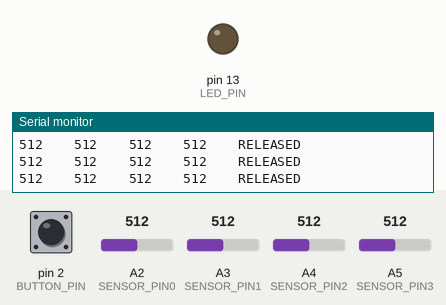
The sketch below on a simulated Arduino Nano, built with avr-gcc and run on an emulated ATmega328P. Shown: output pins drawn as LEDs (lit = HIGH), the last lines printed to the serial monitor. Inputs (shaded band) come from the test bench; at power-on: pin 2 (BUTTON_PIN) LOW, A2 (SENSOR_PIN0) = 512, A3 (SENSOR_PIN1) = 512, A4 (SENSOR_PIN2) = 512, A5 (SENSOR_PIN3) = 512.

Above: at 1.2 s.
1.3 s: pin 2 (BUTTON_PIN) pulled HIGH for 0.15 s
At 1.37 s:
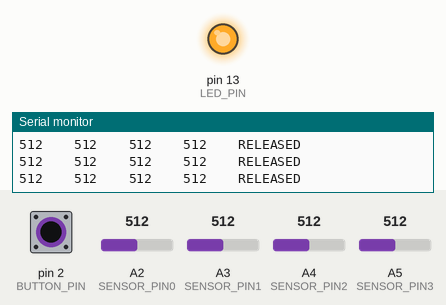
2.9 s: pin 2 (BUTTON_PIN) pulled HIGH for 3.2 s
At 7.0 s:
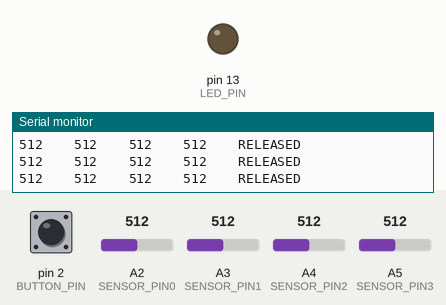
Timing chart, 0 to 8.5 s (numbered marks = the images above; inputs shaded):
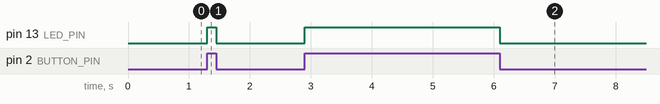

Measured:
- after the input at 1.3 s, pin 13 (LED_PIN): LOW → HIGH at once, → LOW 0.15 s later
- after the input at 2.9 s, pin 13 (LED_PIN): LOW → HIGH at once, → LOW 3.2 s later

The sketch:

bend4_nano.ino
```cpp
// 4-way bend sensor + pushbutton on an Arduino Nano RP2040 Connect.
//
// Streams one line per sample: four whitespace-separated 10-bit ADC readings
// (0-1023), in the same format as the original bend4 sketch:
//
//     raw0    raw1    raw2    raw3\n
//
// Also turns the onboard LED on while a pushbutton on D2 is pressed.
//
// Wiring (everything is 3.3V logic, NOT 5V tolerant):
//  - Each flex sensor is a voltage divider: 3.3V -> flex sensor -> analog pin
//    -> ~10K resistor -> GND
//  - Pushbutton: one side to 3.3V, other side to D2, with a 10K pull-down
//    resistor from D2 to GND

// --- Pins ---
const int SENSOR_PIN0 = A2;
const int SENSOR_PIN1 = A3;
const int SENSOR_PIN2 = A4;
const int SENSOR_PIN3 = A5;
const int BUTTON_PIN  = 2;            // D2
const int LED_PIN     = LED_BUILTIN;  // D13, the onboard LED

// --- Timing ---
const unsigned long SAMPLE_INTERVAL_MS = 200;  // time between sensor reports
unsigned long lastSampleMs = 0;

// --- Options ---
// If true, appends the button state (0 or 1) as a 5th column. Leave it false
// if the program reading the stream expects exactly four values per line.
const bool STREAM_BUTTON = true;

void setup() {
  Serial.begin(9600);
  while (!Serial && millis() < 3000) {
    ;  // wait up to 3 s for the USB serial connection
  }

  pinMode(LED_PIN, OUTPUT);
  pinMode(BUTTON_PIN, INPUT);  // external 10K pull-down
  // Analog input pins do not need pinMode().
}

void loop() {
  // 1) Button: checked on every pass through loop(), so it feels instant.
  int buttonState = digitalRead(BUTTON_PIN);
  digitalWrite(LED_PIN, buttonState == HIGH ? HIGH : LOW);

  // 2) Sensors: only read and report every SAMPLE_INTERVAL_MS.
  unsigned long now = millis();
  if (now - lastSampleMs >= SAMPLE_INTERVAL_MS) {
    lastSampleMs = now;

    int raw0 = analogRead(SENSOR_PIN0);
    int raw1 = analogRead(SENSOR_PIN1);
    int raw2 = analogRead(SENSOR_PIN2);
    int raw3 = analogRead(SENSOR_PIN3);

    const char* buttonText = (buttonState == HIGH) ? "PRESSED" : "RELEASED";

    Serial.print(raw0);
    Serial.print("    ");
    Serial.print(raw1);
    Serial.print("    ");
    Serial.print(raw2);
    Serial.print("    ");
    if (STREAM_BUTTON) {
      Serial.print(raw3);
      Serial.print("    ");
      Serial.println(buttonText);
    } else {
      Serial.println(raw3);
    }
  }
}
```
